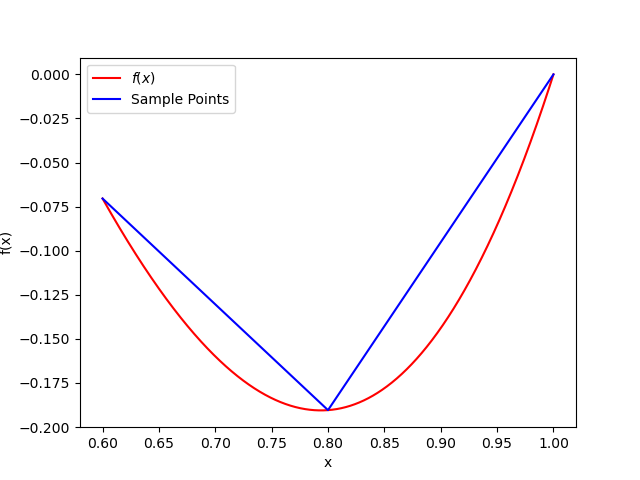

Here is the Python script that generated this plot:
import numpy as np 
import matplotlib.pyplot as plt

def TrapInt():
	#Start and End points
	a = 0
	b = 2

	#Number of Slices and Width
	N1 = 10
	N2 = 20
	d1 = (2/N1)
	d2 = (2/N2)

	I1 = 0.5*d1*(f(a) + f(b))
	I2 = 0.5*d2*(f(a) + f(b))

	for k in range(0, N1):
		I1 += d1*f(a + k*d1)

	for k in range(0, N2):
		I2 += d2*f(a + k*d2)

	e2 = (1/3)*(I2 - I1)

	print(I1)
	print(I2)
	print(e2)



	x = np.linspace(0.6, 1., 1000)
	x_ = np.array([0.6, 0.8, 1.])

	plt.plot(x, f(x), 'r', label = r"$f(x)$")
	plt.plot(x_, f(x_), 'b-', label = "Sample Points")
	plt.xlabel("x")
	plt.ylabel("f(x)")
	plt.legend(loc = "upper left")
	plt.savefig("Ex5-6.png")

def f(x):
	return x**4 - 2*x + 1

if __name__ == "__main__":
	TrapInt()
